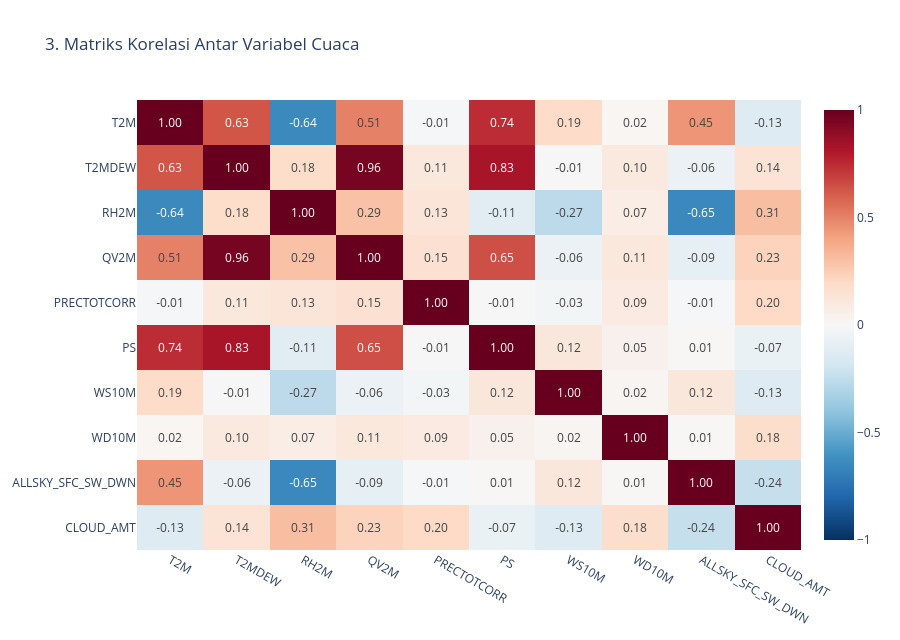

Here is the notebook cell this chart was saved with:
### Markdown cell above
**Visualisasi 3 - Korelasi antar variabel (heatmap).** Matriks korelasi Pearson 10 variabel cuaca.

### Code cell
fig3 = px.imshow(
    matriks_korelasi, x=kolom_numerik, y=kolom_numerik, zmin=-1, zmax=1,
    color_continuous_scale='RdBu_r', text_auto='.2f', aspect='auto',
    title='3. Matriks Korelasi Antar Variabel Cuaca',
)
fig3.update_layout(height=640)
fig3.show()

### Figure 1 — Plotly figure (JSON) as saved in the notebook; plotly's stock layout.template omitted (floating-point values rounded to 4 significant figures)
{"data": [{"coloraxis": "coloraxis", "hovertemplate": "x: %{x}<br>y: %{y}<br>color: %{z}<extra></extra>", "name": "0", "texttemplate": "%{z:.2f}", "type": "heatmap", "x": ["T2M", "T2MDEW", "RH2M", "QV2M", "PRECTOTCORR", "PS", "WS10M", "WD10M", "ALLSKY_SFC_SW_DWN", "CLOUD_AMT"], "xaxis": "x", "y": ["T2M", "T2MDEW", "RH2M", "QV2M", "PRECTOTCORR", "PS", "WS10M", "WD10M", "ALLSKY_SFC_SW_DWN", "CLOUD_AMT"], "yaxis": "y", "z": [[1.0, 0.6269, -0.6426, 0.5053, -0.01233, 0.7434, 0.1901, 0.0172, 0.4467, -0.1294], [0.6269, 1.0, 0.1821, 0.9604, 0.109, 0.8279, -0.007104, 0.1014, -0.0625, 0.1431], [-0.6426, 0.1821, 1.0, 0.2936, 0.1272, -0.1149, -0.2659, 0.07402, -0.6477, 0.3061], [0.5053, 0.9604, 0.2936, 1.0, 0.1548, 0.6484, -0.06198, 0.1084, -0.08764, 0.2251], [-0.01233, 0.109, 0.1272, 0.1548, 1.0, -0.006475, -0.02622, 0.09045, -0.00806, 0.2007], [0.7434, 0.8279, -0.1149, 0.6484, -0.006475, 1.0, 0.1154, 0.04644, 0.007683, -0.06592], [0.1901, -0.007104, -0.2659, -0.06198, -0.02622, 0.1154, 1.0, 0.02159, 0.115, -0.1322], [0.0172, 0.1014, 0.07402, 0.1084, 0.09045, 0.04644, 0.02159, 1.0, 0.007485, 0.179], [0.4467, -0.0625, -0.6477, -0.08764, -0.00806, 0.007683, 0.115, 0.007485, 1.0, -0.2383], [-0.1294, 0.1431, 0.3061, 0.2251, 0.2007, -0.06592, -0.1322, 0.179, -0.2383, 1.0]]}], "layout": {"coloraxis": {"autocolorscale": false, "cmax": 1, "cmin": -1, "colorscale": [[0.0, "rgb(5,48,97)"], [0.1, "rgb(33,102,172)"], [0.2, "rgb(67,147,195)"], [0.3, "rgb(146,197,222)"], [0.4, "rgb(209,229,240)"], [0.5, "rgb(247,247,247)"], [0.6, "rgb(253,219,199)"], [0.7, "rgb(244,165,130)"], [0.8, "rgb(214,96,77)"], [0.9, "rgb(178,24,43)"], [1.0, "rgb(103,0,31)"]]}, "height": 640, "title": {"text": "3. Matriks Korelasi Antar Variabel Cuaca"}, "xaxis": {"anchor": "y", "domain": [0.0, 1.0]}, "yaxis": {"anchor": "x", "autorange": "reversed", "domain": [0.0, 1.0]}}}
